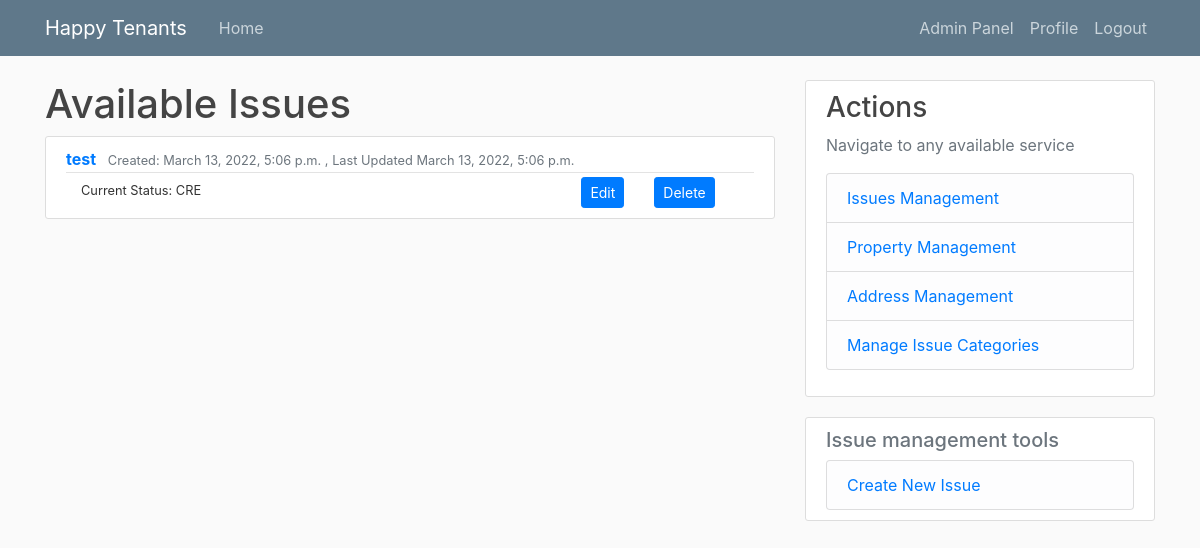
The app's page /issues/ (signed in), older data.
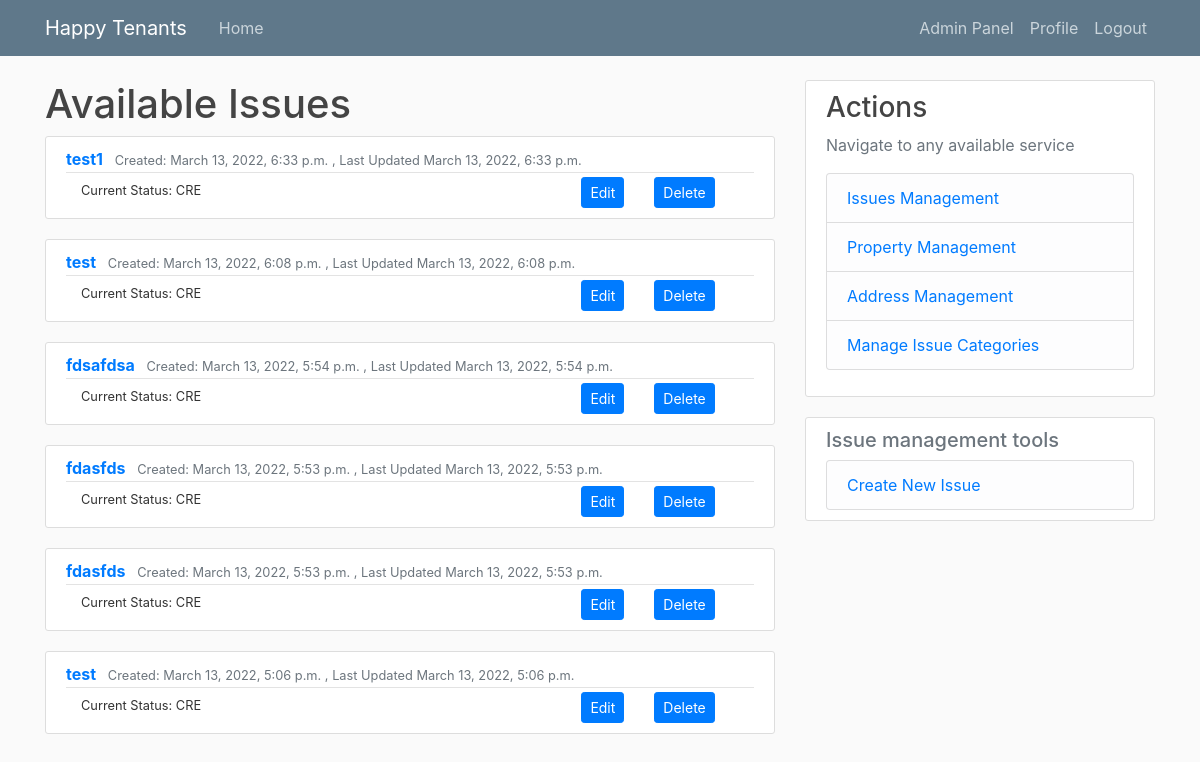
The same page, newer data.
### tenant_mgmt/models.py (models this page shows, shortened)
class Issue(models.Model):
    class StatusENUM(models.TextChoices):
        CRE = 'CREATED',
        ASS = 'ASSIGNED',
        PRO = 'IN_PROGRESS',
        COM = 'COMPLETED',
        DEL = 'DELETED',
        CLO = 'CLOSE'
    title = models.CharField(max_length=50, null=False, blank=False)
    description = models.TextField(max_length=200, null=False, blank=False)
    category = models.ForeignKey(IssueCategory, on_delete=models.SET_NULL, null=True)
    related_property = models.ForeignKey(Property, on_delete=models.CASCADE)
    status = models.CharField(max_length=20, choices=StatusENUM.choices, default=StatusENUM.CRE)
    assigner = models.ForeignKey(User, on_delete=models.SET_NULL, default=None, blank=True, null=True, related_name="assigned_by_issues_set")
    assignee = models.ForeignKey(User, on_delete=models.SET_NULL, default=None, blank=True, null=True, related_name="assigned_to_issues_set")
    submitter = models.ForeignKey(User, on_delete=models.CASCADE, related_name="submitted_issues_set")
    created = models.DateTimeField(auto_now_add=True)
    updated = models.DateTimeField(auto_now=True)
    def __str__(self) -> str:
        return self.title
    class Meta:
        ordering = ['-updated', '-created']

### tenant_mgmt/views.py (the view)
# urls.py: path('issues/', IssuesListView.as_view(), name='issues'),
@method_decorator([login_required], name='dispatch')
class IssuesListView(ListView):
    model = Issue
    template_name = 'tnt_mgmt/issue/list.html'
    context_object_name = 'issues'
    def get_queryset(self):
        if util.is_admin_or_manager(self.request.user):
            return Issue.objects.all()
        if util.is_employee(self.request.user):
            return Issue.objects.filter(assignee=self.request.user)
        else:
            return Issue.objects.filter(submitter=self.request.user)

### tenant_mgmt/templatetags/extra_filters.py (called while the page is built)
@register.filter(name='has_groups')
def has_groups(user, group_names):
    groups = list(group_names.split('|'))
    userGroups = user.groups.all()
    for groupName in groups:
        group = Group.objects.get(name=groupName)
        if group in userGroups:
            return True
    return False

@register.filter(name='is_active')
def is_active(user):
    return len(user.groups.all()) > 0

### tenant_mgmt/util.py (called while the page is built)
def is_admin_or_manager(user):
    return is_admin(user) or is_manager(user)

def is_admin(user):
    return Group.objects.get(name='administrator') in user.groups.all()

### tenant_mgmt/templates/tnt_mgmt/issue/list.html
{% extends "./base.html" %} {% block content %}
<h1>Available Issues</h1>
{% for issue in issues %}
<article class="media content-section">
  <div class="media-body">
    <div class="article-metadata">
      <a class="mr-2" href="{% url 'issueDetails' issue.id %}"> <b> {{ issue }} </b></a>
      <small class="text-muted"
        >Created: {{ issue.created}} , Last Updated {{issue.updated}}</small>
    </div>
    <div class="container">
      <div class="row">
        <div class="col">
          <small> Current Status: {{issue.status}}</small>
        </div>
        <div class="col-md-auto">
          <a class="btn btn-primary btn-sm" href="{% url 'issueEdit' issue.id %}" role="button">Edit</a>
        </div>
        <div class="col col-lg-2">
          <a class="btn btn-primary btn-sm" href="{% url 'issueDelete' issue.id %}" role="button">Delete</a>
        </div>
      </div>
    </div>
  </div>
</article>
{% empty %}
<small>Empty</small>
{% endfor %} {% endblock content %}

Row changes from the older to the newer data that the page shows:
added Issue: title "test1", created "March 13, 2022, 6:33 p.m.", updated "March 13, 2022, 6:33 p.m.", status "CRE"
added Issue: title "test", created "March 13, 2022, 6:08 p.m.", updated "March 13, 2022, 6:08 p.m.", status "CRE"
added Issue: title "fdsafdsa", created "March 13, 2022, 5:54 p.m.", updated "March 13, 2022, 5:54 p.m.", status "CRE"
added Issue: title "fdasfds", created "March 13, 2022, 5:53 p.m.", updated "March 13, 2022, 5:53 p.m.", status "CRE"
added Issue: title "fdasfds", created "March 13, 2022, 5:53 p.m.", updated "March 13, 2022, 5:53 p.m.", status "CRE"
